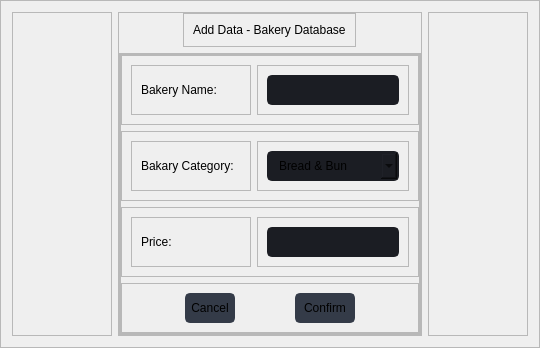
                                   <widget class="QFrame" name="add_bak_area">
                                    <property name="frameShape">
                                     <enum>QFrame::StyledPanel</enum>
                                    </property>
                                    <property name="frameShadow">
                                     <enum>QFrame::Raised</enum>
                                    </property>
                                    <layout class="QHBoxLayout" name="horizontalLayout_20">
                                     <item>
                                      <widget class="QFrame" name="frame_6">
                                       <property name="minimumSize">
                                        <size>
                                         <width>100</width>
                                         <height>0</height>
                                        </size>
                                       </property>
                                       <property name="maximumSize">
                                        <size>
                                         <width>100</width>
                                         <height>16777215</height>
                                        </size>
                                       </property>
                                       <property name="frameShape">
                                        <enum>QFrame::StyledPanel</enum>
                                       </property>
                                       <property name="frameShadow">
                                        <enum>QFrame::Raised</enum>
                                       </property>
                                      </widget>
                                     </item>
                                     <item>
                                      <widget class="QFrame" name="frame_10">
                                       <property name="frameShape">
                                        <enum>QFrame::StyledPanel</enum>
                                       </property>
                                       <property name="frameShadow">
                                        <enum>QFrame::Raised</enum>
                                       </property>
                                       <layout class="QVBoxLayout" name="verticalLayout_32">
                                        <property name="leftMargin">
                                         <number>0</number>
                                        </property>
                                        <property name="topMargin">
                                         <number>0</number>
                                        </property>
                                        <property name="rightMargin">
                                         <number>0</number>
                                        </property>
                                        <property name="bottomMargin">
                                         <number>0</number>
                                        </property>
                                        <item alignment="Qt::AlignHCenter">
                                         <widget class="QFrame" name="frame_16">
                                          <property name="maximumSize">
                                           <size>
                                            <width>16777215</width>
                                            <height>50</height>
                                           </size>
                                          </property>
                                          <property name="frameShape">
                                           <enum>QFrame::StyledPanel</enum>
                                          </property>
                                          <property name="frameShadow">
                                           <enum>QFrame::Raised</enum>
                                          </property>
                                          <layout class="QVBoxLayout" name="verticalLayout_33">
                                           <item>
                                            <widget class="QLabel" name="label_4">
                                             <property name="text">
                                              <string>Add Data - Bakery Database</string>
                                             </property>
                                            </widget>
                                           </item>
                                          </layout>
                                         </widget>
                                        </item>
                                        <item>
                                         <widget class="QFrame" name="frame_17">
                                          <property name="frameShape">
                                           <enum>QFrame::StyledPanel</enum>
                                          </property>
                                          <property name="frameShadow">
                                           <enum>QFrame::Raised</enum>
                                          </property>
                                          <layout class="QHBoxLayout" name="horizontalLayout_21">
                                           <property name="leftMargin">
                                            <number>0</number>
                                           </property>
                                           <property name="topMargin">
                                            <number>0</number>
                                           </property>
                                           <property name="rightMargin">
                                            <number>0</number>
                                           </property>
                                           <property name="bottomMargin">
                                            <number>0</number>
                                           </property>
                                           <item>
                                            <widget class="QFrame" name="frame_18">
                                             <property name="frameShape">
                                              <enum>QFrame::StyledPanel</enum>
                                             </property>
                                             <property name="frameShadow">
                                              <enum>QFrame::Raised</enum>
                                             </property>
                                             <layout class="QVBoxLayout" name="verticalLayout_34">
                                              <property name="leftMargin">
                                               <number>0</number>
                                              </property>
                                              <property name="topMargin">
                                               <number>0</number>
                                              </property>
                                              <property name="rightMargin">
                                               <number>0</number>
                                              </property>
                                              <property name="bottomMargin">
                                               <number>0</number>
                                              </property>
                                              <item>
                                               <widget class="QFrame" name="frame_19">
                                                <property name="frameShape">
                                                 <enum>QFrame::StyledPanel</enum>
                                                </property>
                                                <property name="frameShadow">
                                                 <enum>QFrame::Raised</enum>
                                                </property>
                                                <layout class="QHBoxLayout" name="horizontalLayout_22">
                                                 <item>
                                                  <widget class="QFrame" name="frame_23">
                                                   <property name="minimumSize">
                                                    <size>
                                                     <width>120</width>
                                                     <height>0</height>
                                                    </size>
                                                   </property>
                                                   <property name="maximumSize">
                                                    <size>
                                                     <width>120</width>
                                                     <height>16777215</height>
                                                    </size>
                                                   </property>
                                                   <property name="frameShape">
                                                    <enum>QFrame::StyledPanel</enum>
                                                   </property>
                                                   <property name="frameShadow">
                                                    <enum>QFrame::Raised</enum>
                                                   </property>
                                                   <layout class="QVBoxLayout" name="verticalLayout_35">
                                                    <item>
                                                     <widget class="QLabel" name="label_6">
                                                      <property name="text">
                                                       <string>Bakery Name:</string>
                                                      </property>
                                                     </widget>
                                                    </item>
                                                   </layout>
                                                  </widget>
                                                 </item>
                                                 <item>
                                                  <widget class="QFrame" name="frame_24">
                                                   <property name="frameShape">
                                                    <enum>QFrame::StyledPanel</enum>
                                                   </property>
                                                   <property name="frameShadow">
                                                    <enum>QFrame::Raised</enum>
                                                   </property>
                                                   <layout class="QVBoxLayout" name="verticalLayout_38">
                                                    <item>
                                                     <widget class="QLineEdit" name="lineEdit_add_bak_name">
                                                      <property name="minimumSize">
                                                       <size>
                                                        <width>0</width>
                                                        <height>30</height>
                                                       </size>
                                                      </property>
                                                      <property name="maximumSize">
                                                       <size>
                                                        <width>16777215</width>
                                                        <height>30</height>
                                                       </size>
                                                      </property>
                                                      <property name="styleSheet">
                                                       <string notr="true">QLineEdit {
	background-color: rgb(27, 29, 35);
	border-radius: 5px;
	border: 2px solid rgb(27, 29, 35);
	padding-left: 10px;
}
QLineEdit:hover {
	border: 2px solid rgb(64, 71, 88);
}
QLineEdit:focus {
	border: 2px solid rgb(91, 101, 124);
}</string>
                                                      </property>
                                                     </widget>
                                                    </item>
                                                   </layout>
                                                  </widget>
                                                 </item>
                                                </layout>
                                               </widget>
                                              </item>
                                              <item>
                                               <widget class="QFrame" name="frame_20">
                                                <property name="frameShape">
                                                 <enum>QFrame::StyledPanel</enum>
                                                </property>
                                                <property name="frameShadow">
                                                 <enum>QFrame::Raised</enum>
                                                </property>
                                                <layout class="QHBoxLayout" name="horizontalLayout_23">
                                                 <item>
                                                  <widget class="QFrame" name="frame_25">
                                                   <property name="minimumSize">
                                                    <size>
                                                     <width>120</width>
                                                     <height>0</height>
                                                    </size>
                                                   </property>
                                                   <property name="maximumSize">
                                                    <size>
                                                     <width>120</width>
                                                     <height>16777215</height>
                                                    </size>
                                                   </property>
                                                   <property name="frameShape">
                                                    <enum>QFrame::StyledPanel</enum>
                                                   </property>
                                                   <property name="frameShadow">
                                                    <enum>QFrame::Raised</enum>
                                                   </property>
                                                   <layout class="QVBoxLayout" name="verticalLayout_36">
                                                    <item>
                                                     <widget class="QLabel" name="label_7">
                                                      <property name="maximumSize">
                                                       <size>
                                                        <width>150</width>
                                                        <height>16777215</height>
                                                       </size>
                                                      </property>
                                                      <property name="text">
                                                       <string>Bakary Category:</string>
                                                      </property>
                                                     </widget>
                                                    </item>
                                                   </layout>
                                                  </widget>
                                                 </item>
                                                 <item>
                                                  <widget class="QFrame" name="frame_26">
                                                   <property name="frameShape">
                                                    <enum>QFrame::StyledPanel</enum>
                                                   </property>
                                                   <property name="frameShadow">
                                                    <enum>QFrame::Raised</enum>
                                                   </property>
                                                   <layout class="QVBoxLayout" name="verticalLayout_39">
                                                    <item>
                                                     <widget class="QComboBox" name="comboBox_add_bak_cate">
                                                      <property name="minimumSize">
                                                       <size>
                                                        <width>0</width>
                                                        <height>30</height>
                                                       </size>
                                                      </property>
                                                      <property name="maximumSize">
                                                       <size>
                                                        <width>16777215</width>
                                                        <height>30</height>
                                                       </size>
                                                      </property>
                                                      <property name="styleSheet">
                                                       <string notr="true">QComboBox{
	background-color: rgb(27, 29, 35);
	border-radius: 5px;
	border: 2px solid rgb(27, 29, 35);
	padding: 5px;
	padding-left: 10px;
}
QComboBox:hover{
	border: 2px solid rgb(64, 71, 88);
}
QComboBox QAbstractItemView {
	color: rgb(85, 170, 255);	
	background-color: rgb(27, 29, 35);
	padding: 10px;
	selection-background-color: rgb(39, 44, 54);
}</string>
                                                      </property>
                                                      <item>
                                                       <property name="text">
                                                        <string>Bread &amp; Bun</string>
                                                       </property>
                                                      </item>
                                                      <item>
                                                       <property name="text">
                                                        <string>French Bread</string>
                                                       </property>
                                                      </item>
                                                      <item>
                                                       <property name="text">
                                                        <string>Pie &amp; Croissant</string>
                                                       </property>
                                                      </item>
                                                      <item>
                                                       <property name="text">
                                                        <string>Sandwich</string>
                                                       </property>
                                                      </item>
                                                      <item>
                                                       <property name="text">
                                                        <string>Japanese Bakery</string>
                                                       </property>
                                                      </item>
                                                      <item>
                                                       <property name="text">
                                                        <string>Waffle &amp; Muffin</string>
                                                       </property>
                                                      </item>
                                                      <item>
                                                       <property name="text">
                                                        <string>Doughnut</string>
                                                       </property>
                                                      </item>
                                                      <item>
                                                       <property name="text">
                                                        <string>Sweet Bun</string>
                                                       </property>
                                                      </item>
                                                     </widget>
                                                    </item>
                                                   </layout>
                                                  </widget>
                                                 </item>
                                                </layout>
                                               </widget>
                                              </item>
                                              <item>
                                               <widget class="QFrame" name="frame_21">
                                                <property name="frameShape">
                                                 <enum>QFrame::StyledPanel</enum>
                                                </property>
                                                <property name="frameShadow">
                                                 <enum>QFrame::Raised</enum>
                                                </property>
                                                <layout class="QHBoxLayout" name="horizontalLayout_24">
                                                 <item>
                                                  <widget class="QFrame" name="frame_27">
                                                   <property name="minimumSize">
                                                    <size>
                                                     <width>120</width>
                                                     <height>0</height>
                                                    </size>
                                                   </property>
                                                   <property name="maximumSize">
                                                    <size>
                                                     <width>120</width>
                                                     <height>16777215</height>
                                                    </size>
                                                   </property>
                                                   <property name="frameShape">
                                                    <enum>QFrame::StyledPanel</enum>
                                                   </property>
                                                   <property name="frameShadow">
                                                    <enum>QFrame::Raised</enum>
                                                   </property>
                                                   <layout class="QVBoxLayout" name="verticalLayout_37">
                                                    <item>
                                                     <widget class="QLabel" name="label_10">
                                                      <property name="text">
                                                       <string>Price:</string>
                                                      </property>
                                                     </widget>
                                                    </item>
                                                   </layout>
                                                  </widget>
                                                 </item>
                                                 <item>
                                                  <widget class="QFrame" name="frame_28">
                                                   <property name="frameShape">
                                                    <enum>QFrame::StyledPanel</enum>
                                                   </property>
                                                   <property name="frameShadow">
                                                    <enum>QFrame::Raised</enum>
                                                   </property>
                                                   <layout class="QVBoxLayout" name="verticalLayout_40">
                                                    <item>
                                                     <widget class="QLineEdit" name="lineEdit_add_bak_price">
                                                      <property name="minimumSize">
                                                       <size>
                                                        <width>0</width>
                                                        <height>30</height>
                                                       </size>
                                                      </property>
                                                      <property name="maximumSize">
                                                       <size>
                                                        <width>16777215</width>
                                                        <height>30</height>
                                                       </size>
                                                      </property>
                                                      <property name="styleSheet">
                                                       <string notr="true">QLineEdit {
	background-color: rgb(27, 29, 35);
	border-radius: 5px;
	border: 2px solid rgb(27, 29, 35);
	padding-left: 10px;
}
QLineEdit:hover {
	border: 2px solid rgb(64, 71, 88);
}
QLineEdit:focus {
	border: 2px solid rgb(91, 101, 124);
}</string>
                                                      </property>
                                                     </widget>
                                                    </item>
                                                   </layout>
                                                  </widget>
                                                 </item>
                                                </layout>
                                               </widget>
                                              </item>
                                              <item>
                                               <widget class="QFrame" name="frame_22">
                                                <property name="frameShape">
                                                 <enum>QFrame::StyledPanel</enum>
                                                </property>
                                                <property name="frameShadow">
                                                 <enum>QFrame::Raised</enum>
                                                </property>
                                                <layout class="QHBoxLayout" name="horizontalLayout_25">
                                                 <item>
                                                  <widget class="QPushButton" name="btn_cancel_add_bak">
                                                   <property name="minimumSize">
                                                    <size>
                                                     <width>50</width>
                                                     <height>30</height>
                                                    </size>
                                                   </property>
                                                   <property name="maximumSize">
                                                    <size>
                                                     <width>50</width>
                                                     <height>30</height>
                                                    </size>
                                                   </property>
                                                   <property name="styleSheet">
                                                    <string notr="true">QPushButton {
	border: 2px solid rgb(52, 59, 72);
	border-radius: 5px;	
	background-color: rgb(52, 59, 72);
}
QPushButton:hover {
	background-color: rgb(220, 53, 53);
	border: 2px solid rgb(220, 53, 53);
}
QPushButton:pressed {	
	background-color: rgb(235, 83, 83);
	border: 2px solid rgb(220, 53, 53);
}</string>
                                                   </property>
                                                   <property name="text">
                                                    <string>Cancel</string>
                                                   </property>
                                                  </widget>
                                                 </item>
                                                 <item>
                                                  <widget class="QPushButton" name="btn_confirm_add_bak">
                                                   <property name="minimumSize">
                                                    <size>
                                                     <width>60</width>
                                                     <height>30</height>
                                                    </size>
                                                   </property>
                                                   <property name="maximumSize">
                                                    <size>
                                                     <width>60</width>
                                                     <height>30</height>
                                                    </size>
                                                   </property>
                                                   <property name="styleSheet">
                                                    <string notr="true">QPushButton {
	border: 2px solid rgb(52, 59, 72);
	border-radius: 5px;	
	background-color: rgb(52, 59, 72);
}
QPushButton:hover {
	background-color: rgb(31, 181, 123);
	border: 2px solid rgb(31, 181, 123);
}
QPushButton:pressed {	
	background-color: rgb(83, 191, 157);
	border: 2px solid rgb(31, 181, 123);
}</string>
                                                   </property>
                                                   <property name="text">
                                                    <string>Confirm</string>
                                                   </property>
                                                  </widget>
                                                 </item>
                                                </layout>
                                               </widget>
                                              </item>
                                             </layout>
                                            </widget>
                                           </item>
                                          </layout>
                                         </widget>
                                        </item>
                                       </layout>
                                      </widget>
                                     </item>
                                     <item>
                                      <widget class="QFrame" name="frame_13">
                                       <property name="minimumSize">
                                        <size>
                                         <width>100</width>
                                         <height>0</height>
                                        </size>
                                       </property>
                                       <property name="maximumSize">
                                        <size>
                                         <width>100</width>
                                         <height>16777215</height>
                                        </size>
                                       </property>
                                       <property name="frameShape">
                                        <enum>QFrame::StyledPanel</enum>
                                       </property>
                                       <property name="frameShadow">
                                        <enum>QFrame::Raised</enum>
                                       </property>
                                      </widget>
                                     </item>
                                    </layout>
                                   </widget>
